Frame 1 (no input): blank canvas, image omitted
Frame 60 (no input): blank canvas, image omitted
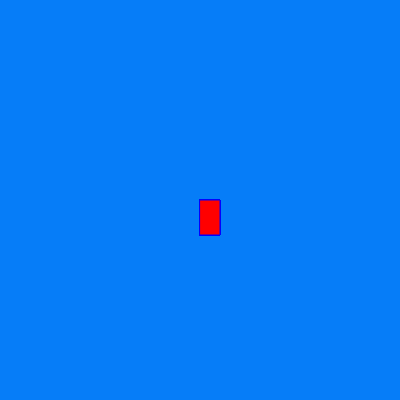
Frame 120 (the mouse pressed at the canvas centre since frame 60)

The p5.js sketch whose frames 1 and 60 were blank and that drew this single picture after the mouse press (run headless with seeded random() and noise() and a simulated clock; from frame 60 on, the mouse is pressed at the canvas centre):

// p5.js sketch
// ── sketch.js
function setup() {
    createCanvas(400, 400);
    background("#067DF8")
  }
  
  function draw() {
    stroke("blue");
    fill("red");
    
    
    if (mouseIsPressed) {
      rect(mouseX, mouseY, 20, 35);
    }
  }
  
